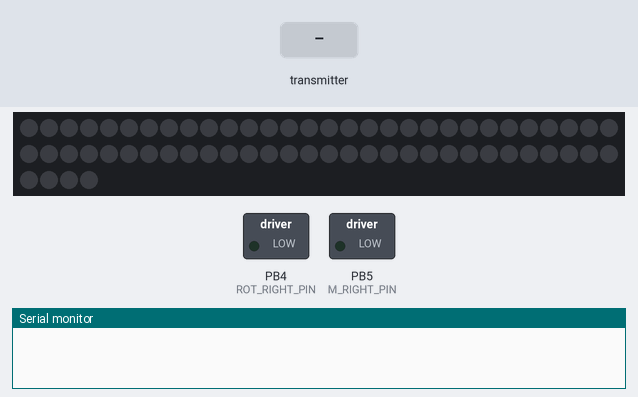
The sketch below on a simulated ATtiny85, built with avr-gcc and run on an emulated ATtiny85. Shown: 64 RGB LEDs in strip order, left to right, continuing on the next row, switched loads named in the sketch (green lamp = pin HIGH), the last lines printed to the serial monitor. The test bench sets the inputs (shaded band). Dim RGB values are drawn brighter than linear; no radio packets arrive unless stated.

Above: at 1.2 s.
1.3 s: the transmitter starts sending data.4 = 256
At 2.1 s:
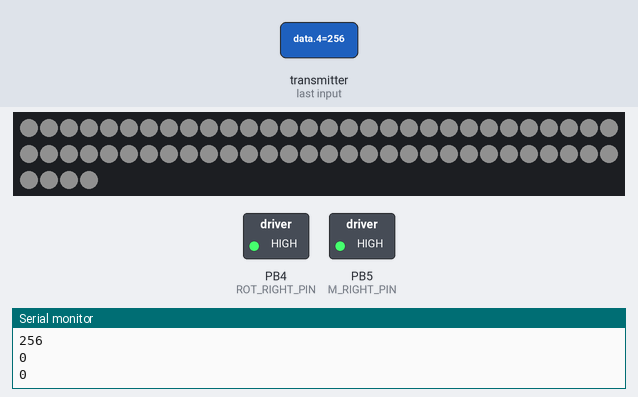
2.8 s: the transmitter starts sending data.1 = 512
At 3.4 s:
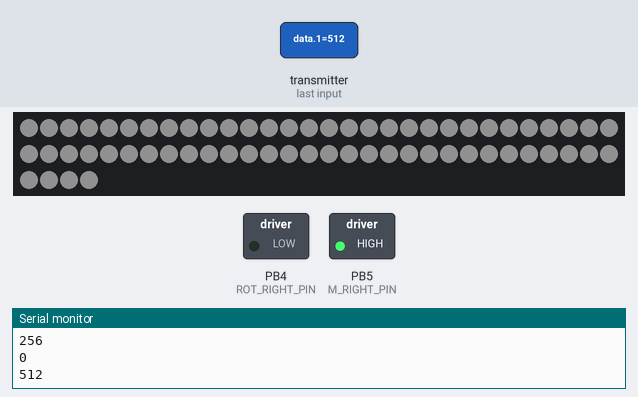
4.3 s: the transmitter starts sending data.4 = 0
At 5.5 s:
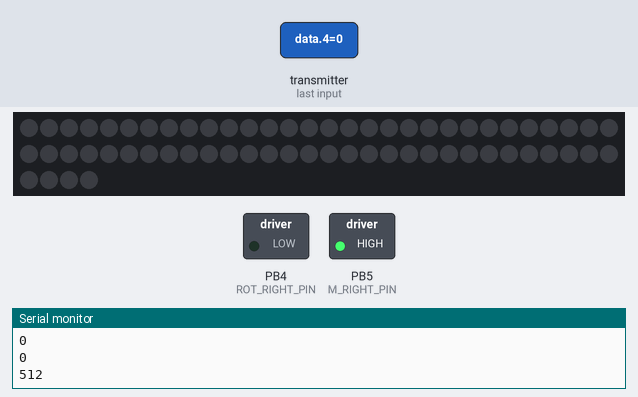
5.8 s: the transmitter starts sending data.1 = 0
At 6.9 s:
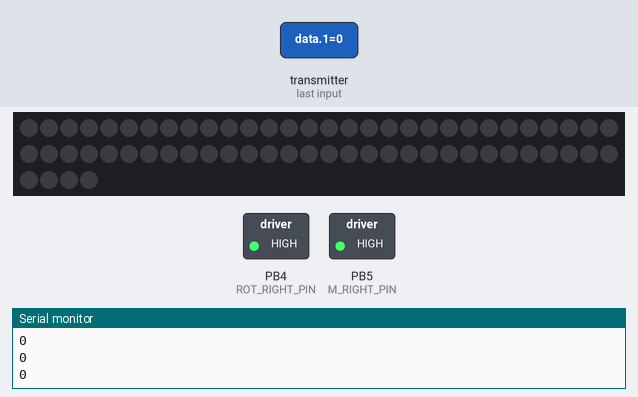
7.3 s: the transmitter starts sending data.1 = 256
At 8.1 s:
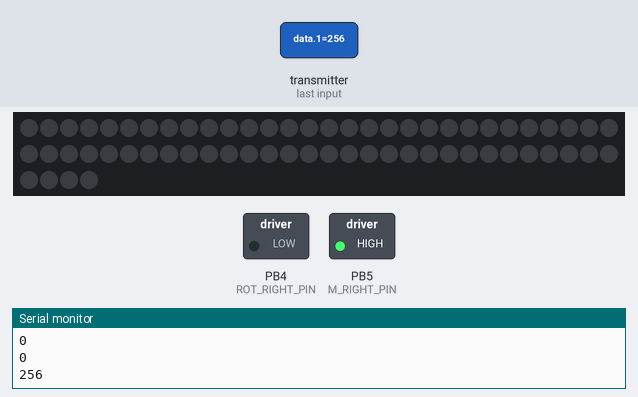
8.8 s: the transmitter starts sending data.4 = 512
At 9.1 s:
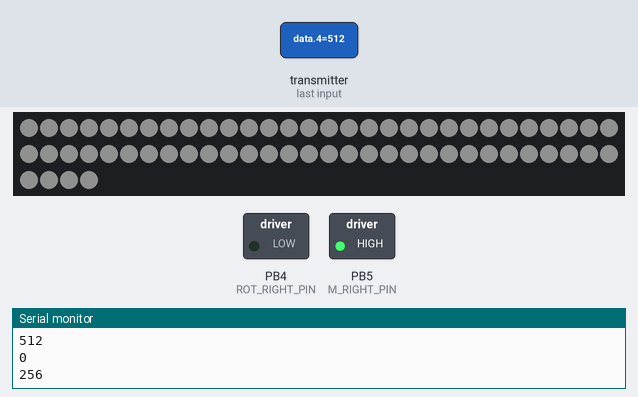
Timing chart, 0 to 11.3 s (numbered marks = the images above; inputs shaded):
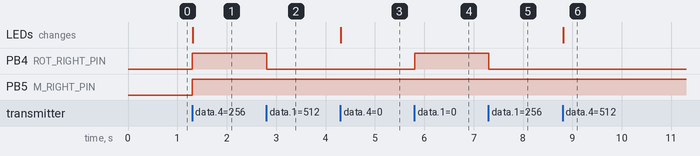

The sketch:

sketch_apr7b.ino
```cpp
#include <SPI.h>
#include <nRF24L01.h>
#include <RF24.h>
#include <Adafruit_NeoPixel.h>
#ifdef __AVR__
  #include <avr/power.h>
#endif
#define PIN        3
#define NUMPIXELS 64

Adafruit_NeoPixel pixels(NUMPIXELS, PIN, NEO_GRB + NEO_KHZ800);
#define DELAYVAL 500

#include "Common.h"
#include "MotorControl.h"

RF24 radio(8, 9); // nRF24L01+ (CE, CSN)
int data[5];

void setup(){
  initMotorControl();
  Serial.begin(9600);

  radio.begin();
  radio.setChannel(5);                                  // Указываем канал приёма данных (от 0 до 127), 5 - значит приём данных осуществляется на частоте 2,405 ГГц (на одном канале может быть только 1 приёмник и до 6 передатчиков)
  radio.setDataRate     (RF24_1MBPS);                   // Указываем скорость передачи данных (RF24_250KBPS, RF24_1MBPS, RF24_2MBPS), RF24_1MBPS - 1Мбит/сек
  radio.setPALevel      (RF24_PA_HIGH);                 // Указываем мощность передатчика (RF24_PA_MIN=-18dBm, RF24_PA_LOW=-12dBm, RF24_PA_HIGH=-6dBm, RF24_PA_MAX=0dBm)
  radio.openReadingPipe (1, 0x3234567890LL);            // Открываем 1 трубу с идентификатором 0x1234567890 для приема данных (на одном канале может быть открыто до 6 разных труб, которые должны отличаться только последним байтом идентификатора)
  radio.startListening  ();                             // Включаем приемник, начинаем прослушивать открытую трубу
  //  radio.stopListening   ();                         // Выключаем приёмник, если потребуется передать данные

#if defined(__AVR_ATtiny85__) && (F_CPU == 16000000)
  clock_prescale_set(clock_div_1);
#endif

  pixels.begin();
}

void loop(){
  Command cmd;
  uc tmp[2] = {37, 49};
  uc test = 0;
    if(radio.available()){                                // Если в буфере имеются принятые данные
        radio.read(&data, sizeof(data));                  // Читаем данные в массив data и указываем сколько байт читать
        setPowerOnMotors(data[0], data[1]);
        Serial.println(data[4]);
        Serial.println(data[0]);
        Serial.println(data[1]);
    }
  pixels.clear();
  if(data[4]) {
    for(int i=0; i<NUMPIXELS; i++) {
    pixels.setPixelColor(i, pixels.Color(16, 16, 16));
    }
    pixels.show();
  } else {
    for(int i=0; i<NUMPIXELS; i++) {
    pixels.setPixelColor(i, pixels.Color(0, 0, 0));
    }
    pixels.show();

  }
}
```

Common.h
```cpp
const char CHANNEL = 7;
const long long PIPE = 0x12345;

using uc = unsigned char;
struct Command
{
  uc speedLeft{};
  uc speedRight{};

  Command() = default;
  Command(uc left, uc right) : speedLeft(left), speedRight(right)
  {}
};
```

MotorControl.h
```cpp
const int M_LEFT_PIN = 6;
const int M_RIGHT_PIN = 5;
const int ROT_RIGHT_PIN = 4;
const int ROT_LEFT_PIN = 7;
const int JOY_PIN = A0;


enum MOTOR {LEFT, RIGHT};
enum ROTATION {FORWARD, BACKWARD};

void setRotation(int rotationPin, ROTATION rotation);
void setSpeedRotation(MOTOR motor, ROTATION rotation, int speed);

void initMotorControl() {
  pinMode(M_LEFT_PIN, OUTPUT);
  pinMode(M_RIGHT_PIN, OUTPUT);
  pinMode(ROT_RIGHT_PIN, OUTPUT);
  pinMode(ROT_LEFT_PIN, OUTPUT);
}

int16_t rattlingOff(int16_t value)
{
  if (abs(value) < 5)
    return 0;
  return value;
}

int16_t rattlingOffCenter(int16_t value)
{
  if (value > 140)
    return (value - 128) * 2 + 1;
  if (value < 110)
    return (127 - value) * 2 + 1;
  return 0;
}

void setPowerOnMotors(int16_t leftMotor, int16_t rightMotor)
{
  int16_t middle = 256 / 2;

  setSpeedRotation(LEFT, (leftMotor - middle) > 0 ? FORWARD : BACKWARD , rattlingOffCenter(leftMotor));
  setSpeedRotation(RIGHT, (rightMotor - middle) > 0 ? FORWARD : BACKWARD, rattlingOffCenter(rightMotor));
}

void setRotation(int rotationPin, ROTATION rotation)
{
  if (rotation)
    digitalWrite(rotationPin, HIGH);
  else
    digitalWrite(rotationPin, LOW);
}

void setSpeedRotation(MOTOR motor, ROTATION rotation, int speed)
{
  int rotationPin = -1;
  int motorPin = -1;

  if (motor == LEFT)
  {
    rotationPin = ROT_LEFT_PIN;
    motorPin = M_LEFT_PIN;
  }
  else
  {
    rotationPin = ROT_RIGHT_PIN;
    motorPin = M_RIGHT_PIN;
  }
  setRotation(rotationPin, rotation);
  analogWrite(motorPin, speed);
}
```

Measured:
- after the input at 1.3 s, PB4 (ROT_RIGHT_PIN), PB5 (M_RIGHT_PIN): LOW → HIGH at once; the LEDs: change at once (image 1)
- after the input at 2.8 s, PB4 (ROT_RIGHT_PIN): HIGH → LOW at once
- after the input at 4.3 s, the LEDs: change at once (image 3)
- after the input at 5.8 s, PB4 (ROT_RIGHT_PIN): LOW → HIGH at once
- after the input at 7.3 s, PB4 (ROT_RIGHT_PIN): HIGH → LOW at once
- after the input at 8.8 s, the LEDs: change at once (image 6)
